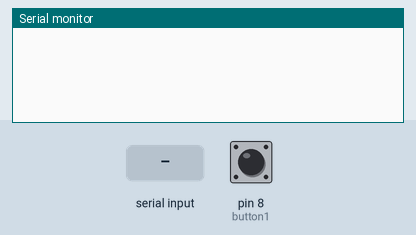
This sketch was run on a simulated Arduino Uno, built with avr-gcc and run on an emulated ATmega328P. On the bench: the last lines printed to the serial monitor. The test bench sets the inputs (shaded band); at power-on: pin 8 (button1) HIGH. The modem accepts every AT command (registered, SIM ready, sends succeed) and sends nothing else.

Above: at 2.2 s.
2.3 s: pin 8 (button1) pulled LOW for 0.15 s
At 3.5 s:
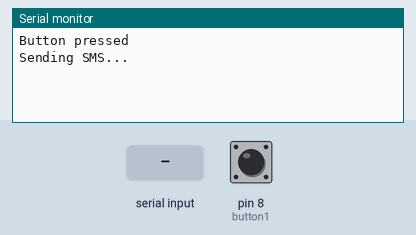
4.0 s: "1" received over the second serial link
At 5.8 s:
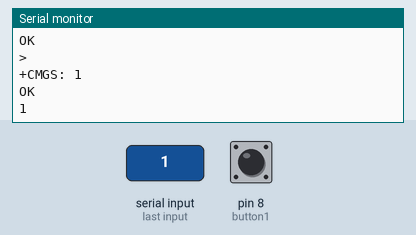
6.1 s: "0" received over the second serial link
At 7.5 s:
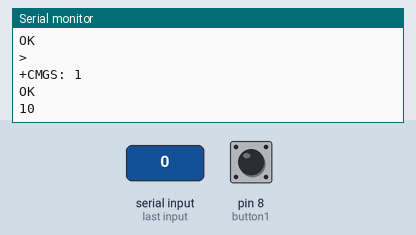

The sketch:

testSIM.ino
```cpp
/* This code works with Sim800L and a push button
 * Press the button to send a simple SMS/Text to a specified phone number
 * Refer to www.SurtrTech.com for more details
 */

#include <SoftwareSerial.h>

SoftwareSerial sim800l(1, 0); // RX,TX for Arduino and for the module it's TXD RXD, they should be inverted

#define button1 8 //Button pin, on the other pin it's wired with GND

bool button_State; //Button state


void setup()
{

  pinMode(button1, INPUT_PULLUP); //The button is always on HIGH level, when pressed it goes LOW
  sim800l.begin(9600);   //Module baude rate, this is on max, it depends on the version
  Serial.begin(9600);
  delay(1000);
}

void loop()
{


  button_State = digitalRead(button1);   //We are constantly reading the button State

  if (button_State == LOW) {            //And if it's pressed
    Serial.println("Button pressed");   //Shows this message on the serial monitor
    delay(200);                         //Small delay to avoid detecting the button press many times

    SendSMS();                          //And this function is called

 }

  if (sim800l.available()){            //Displays on the serial monitor if there's a communication from the module
    Serial.write(sim800l.read());
  }
}

void SendSMS()
{
  Serial.println("Sending SMS...");               //Show this message on serial monitor
  sim800l.print("AT+CMGF=1\r");                   //Set the module to SMS mode
  delay(100);
  sim800l.print("AT+CMGS=\"+639394575828\"\r");  //Your phone number don't forget to include your country code, example +212123456789"
  delay(500);
  sim800l.print("EARTHQUAKE DETECTED");       //This is the text to send to the phone number, don't make it too long or you have to modify the SoftwareSerial buffer
  delay(500);
  sim800l.print((char)26);// (required according to the datasheet)
  delay(500);
  sim800l.println();
  Serial.println("Text Sent.");
  delay(500);

}
```

Measured:
- after the input at 2.3 s, the serial monitor: prints a new line at once (image 1)
- after the input at 4.0 s, the serial monitor: prints a new line after 0.69 s (image 2)
- after the input at 6.1 s, the serial monitor: prints a new line at once (image 3)
